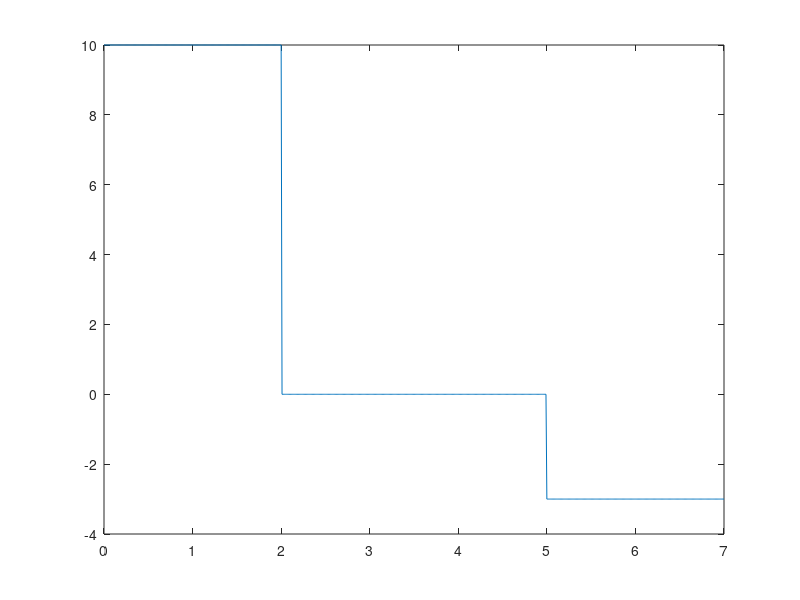

The MATLAB source for this figure:
clc
clear all
A=[1,1,1;4,2,1;9,-3,1];
B=[8;11;6];
C=inv(A)*B
D=rand(50,50);
imshow(D)
E=im2bw(D,0.6);
imshow(E)
x1=0:0.01:2;
f1=10*ones(size(x1));
x2=2.01:0.01:4.99;
f2=zeros(size(x2));;
x3=5:0.01:7;
f3=-3*ones(size(x3));
f=[f1 f2 f3];
x=[x1 x2 x3];
plot(x,f)

